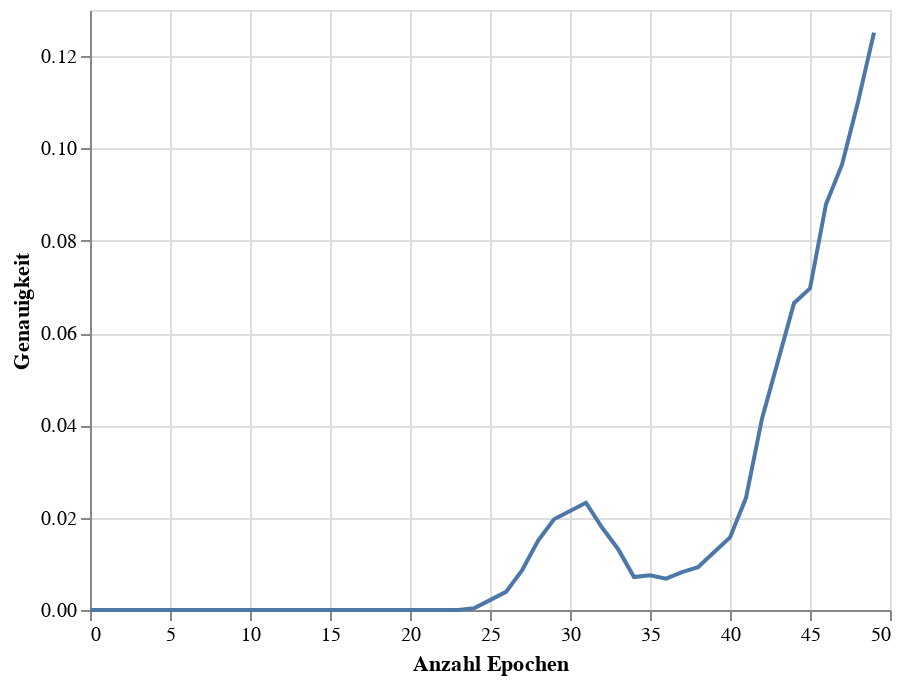

The code cell stored with this chart in its notebook:
### Code cell
accuracy_chart = alt.Chart(accuracy_df).mark_line().encode(
    x=alt.X('Epoch',title = 'Anzahl Epochen'),
    y=alt.Y('Accuracy', title = 'Genauigkeit')
)
accuracy_chart

### Figure 1 — Vega-Lite specification as saved in the notebook (floating-point values rounded to 4 significant figures)
{"config": {"view": {"continuousWidth": 400, "continuousHeight": 300}}, "data": {"name": "data-68fe62f5523e3a989c16be857cd99004"}, "mark": "line", "encoding": {"x": {"field": "Epoch", "title": "Anzahl Epochen", "type": "quantitative"}, "y": {"field": "Accuracy", "title": "Genauigkeit", "type": "quantitative"}}, "$schema": "https://vega.github.io/schema/vega-lite/v4.17.0.json", "datasets": {"data-68fe62f5523e3a989c16be857cd99004": [{"Epoch": 0, "Accuracy": 0.0}, {"Epoch": 1, "Accuracy": 0.0}, {"Epoch": 2, "Accuracy": 0.0}, {"Epoch": 3, "Accuracy": 0.0}, {"Epoch": 4, "Accuracy": 0.0}, {"Epoch": 5, "Accuracy": 0.0}, {"Epoch": 6, "Accuracy": 0.0}, {"Epoch": 7, "Accuracy": 0.0}, {"Epoch": 8, "Accuracy": 0.0}, {"Epoch": 9, "Accuracy": 0.0}, {"Epoch": 10, "Accuracy": 0.0}, {"Epoch": 11, "Accuracy": 0.0}, {"Epoch": 12, "Accuracy": 0.0}, {"Epoch": 13, "Accuracy": 0.0}, {"Epoch": 14, "Accuracy": 0.0}, {"Epoch": 15, "Accuracy": 0.0}, {"Epoch": 16, "Accuracy": 0.0}, {"Epoch": 17, "Accuracy": 0.0}, {"Epoch": 18, "Accuracy": 0.0}, {"Epoch": 19, "Accuracy": 0.0}, {"Epoch": 20, "Accuracy": 0.0}, {"Epoch": 21, "Accuracy": 0.0}, {"Epoch": 22, "Accuracy": 0.0}, {"Epoch": 23, "Accuracy": 0.0}, {"Epoch": 24, "Accuracy": 0.0003574}, {"Epoch": 25, "Accuracy": 0.002144}, {"Epoch": 26, "Accuracy": 0.003931}, {"Epoch": 27, "Accuracy": 0.008578}, {"Epoch": 28, "Accuracy": 0.01501}, {"Epoch": 29, "Accuracy": 0.01966}, {"Epoch": 30, "Accuracy": 0.02144}, {"Epoch": 31, "Accuracy": 0.02323}, {"Epoch": 32, "Accuracy": 0.01787}, {"Epoch": 33, "Accuracy": 0.01322}, {"Epoch": 34, "Accuracy": 0.007148}, {"Epoch": 35, "Accuracy": 0.007505}, {"Epoch": 36, "Accuracy": 0.006791}, {"Epoch": 37, "Accuracy": 0.00822}, {"Epoch": 38, "Accuracy": 0.009292}, {"Epoch": 39, "Accuracy": 0.01251}, {"Epoch": 40, "Accuracy": 0.01573}, {"Epoch": 41, "Accuracy": 0.0243}, {"Epoch": 42, "Accuracy": 0.04146}, {"Epoch": 43, "Accuracy": 0.05397}, {"Epoch": 44, "Accuracy": 0.06648}, {"Epoch": 45, "Accuracy": 0.06969}, {"Epoch": 46, "Accuracy": 0.08792}, {"Epoch": 47, "Accuracy": 0.0965}, {"Epoch": 48, "Accuracy": 0.1101}, {"Epoch": 49, "Accuracy": 0.1251}]}}
